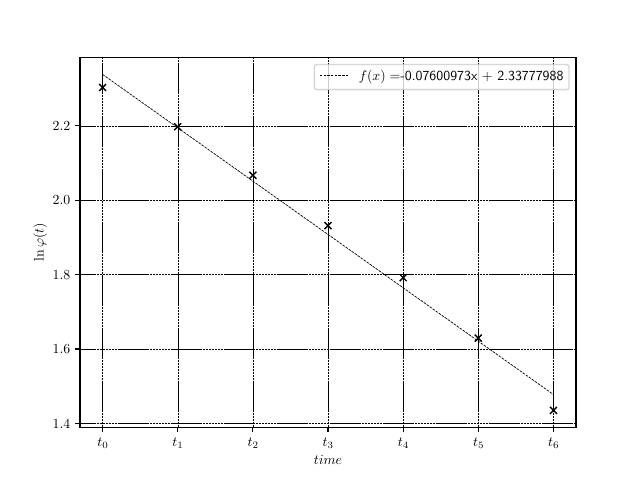

This figure's Python source:
import numpy as np
import matplotlib
matplotlib.rcParams['text.usetex'] = True
import matplotlib.pyplot as plt

fig = plt.figure()

x = [0, 1.885834, 3.77167, 5.657499, 7.5434, 9.429167,11.315]
labelx = [r'$t_0$',r'$t_1$',r'$t_2$',r'$t_3$',r'$t_4$',r'$t_5$',r'$t_6$']
ytemp = [10, 9, 7.9, 6.9, 6.0, 5.1,4.2 ]
y = np.log(ytemp)

plt.plot(x, y, 'kx', markersize=5, color="black")
slope_intercept = np.polyfit(x, y, 1)
slope_intercept = str(slope_intercept)
slope_intercept = slope_intercept.replace("  ", "x + ")
slope_intercept = slope_intercept.replace("[", "")
slope_intercept = slope_intercept.replace("]", "")
plt.plot(np.unique(x), np.poly1d(np.polyfit(x, y, 1))(np.unique(x)), linewidth='0.5', linestyle='dashed', color='black', label=r'$f(x) = $'+str(slope_intercept))
plt.ylabel(r'$\ln\varphi (t)$')
plt.xlabel(r'$time$')
plt.legend(loc='upper right')
plt.grid(color='k', linestyle='-.', linewidth=0.2)
plt.xticks(ticks=x,labels=labelx)
plt.savefig('graph_2.pdf')
plt.show()
print(slope_intercept)
